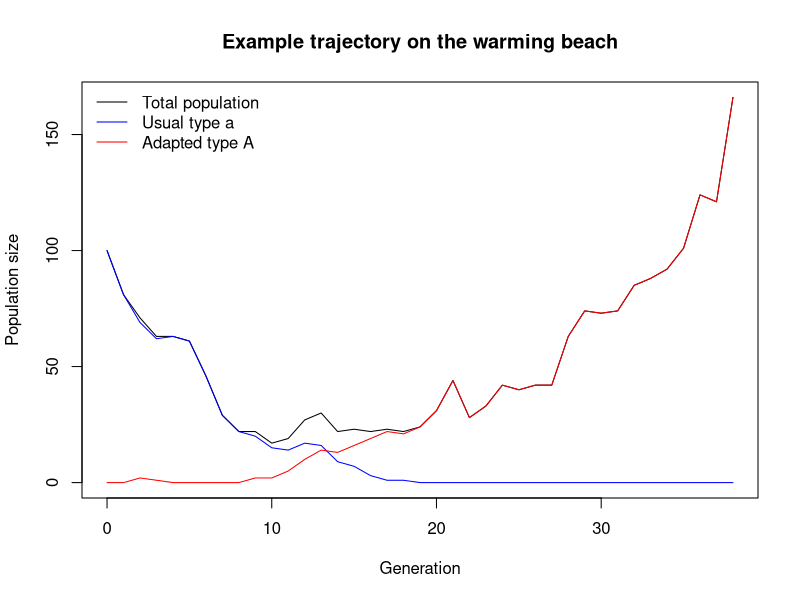

Recreate this plot in R.
## ---- chunk 1
simulate_one_gen <- function(Wb_a, WB_A, decay_rate, sel_coeff, mut_rate, mig_rate = 0, Cb_source_a = 0) {
#Simuliert eine Generation. a ist der gewöhnliche, A der angepasste Schildkrötentyp.
  
  
  # Draw offspring according to Poisson distributions
  #rpois() erzeugt zufällige Nachkommenzahlen. Typ a hat einen Nachteil, Typ A einen Fitnessvorteil.
  offsp_a <- rpois(1, Wb_a * (1-decay_rate))
  offsp_A <- rpois(1, WB_A * (1-decay_rate+sel_coeff))

  # Draw new mutants from the wild-type offspring mut_a_to_A: gewöhnliche Nachkommen, die durch Mutation zu A werden.mig_A: angepasste Schildkröten, die vom kühleren Strand einwandern.
  mut_a_to_A <- rpois(1, offsp_a * mut_rate)

  # Draw adapted immigrants arriving from the cooler source beach
  mig_a <- rpois(1, Cb_source_a * mig_rate)

  # Determine population sizes in the next generation. Wir ziehen die Mutanten von a ab und addieren sie zu A. Eingewanderte A werden ebenfalls hinzugefügt.
  Wb_a_new <- max(offsp_a - mut_a_to_A, 0)
  WB_A_new <- offsp_A + mut_a_to_A + mig_a

  # Return wild-type and adapted population sizes
  return(c(Wb_a_new, WB_A_new))
}

# Test the function with mutation only (migration defaults to zero)
print(simulate_one_gen(100, 100, 0.1, 0.2, 0.01))
## ---- chunk 2
simulate_pop <- function(N_init_a, N_init_A, decay_rate, sel_coeff, mut_rate, t_max, mig_rate = 0, N_source_A = 0) {

# Store the initial population and initiate the current population
  pop_vector <- c(N_init_a, N_init_A)
  pop_new <- c(N_init_a, N_init_A)

  # Run the simulation for up to t_max generations
  for (i in 1:t_max) {
    # Simulate one generation later
    pop_new <- simulate_one_gen(pop_new[1], pop_new[2], decay_rate,
                                sel_coeff, mut_rate, mig_rate, N_source_A)

    # Add the new population sizes to the output
    pop_vector <- rbind(pop_vector, pop_new)

    # Stop if the population recovers or goes extinct
    if (pop_new[1] + pop_new[2] >= 1.5 * (N_init_a + N_init_A) ||
        pop_new[1] + pop_new[2] == 0) break
  }

  # Label the rows by generation and the columns by type
  rownames(pop_vector) <- 0:(nrow(pop_vector) - 1)
  colnames(pop_vector) <- c("a", "A")

  return(pop_vector)
}

# Set parameters for one example trajectory
max_gen <- 1000
init_a <- 100
init_A <- 0
decay_rate <- 0.1
sel_coeff <- 0.2
mut_rate <- 0.001
N_source_A <- 100

# Example with gene flow from the cooler source beach
output <- simulate_pop(init_a, init_A, decay_rate, sel_coeff, mut_rate,
                       max_gen, mig_rate = 0.005, N_source_A = N_source_A)

# Show the final few rows of the simulated population
print(tail(output))

# Plot the total population and the two types
x_range <- 0:(nrow(output) - 1)
plot(x_range, rowSums(output), type = "l",
     ylim = c(0, max(rowSums(output))),
     xlab = "Generation", ylab = "Population size",
     main = "Example trajectory on the warming beach")
lines(x_range, output[, "a"], col = "blue")
lines(x_range, output[, "A"], col = "red")
legend("topleft", legend = c("Total population", "Usual type a", "Adapted type A"),
       col = c("black", "blue", "red"), lty = 1, bty = "n")
